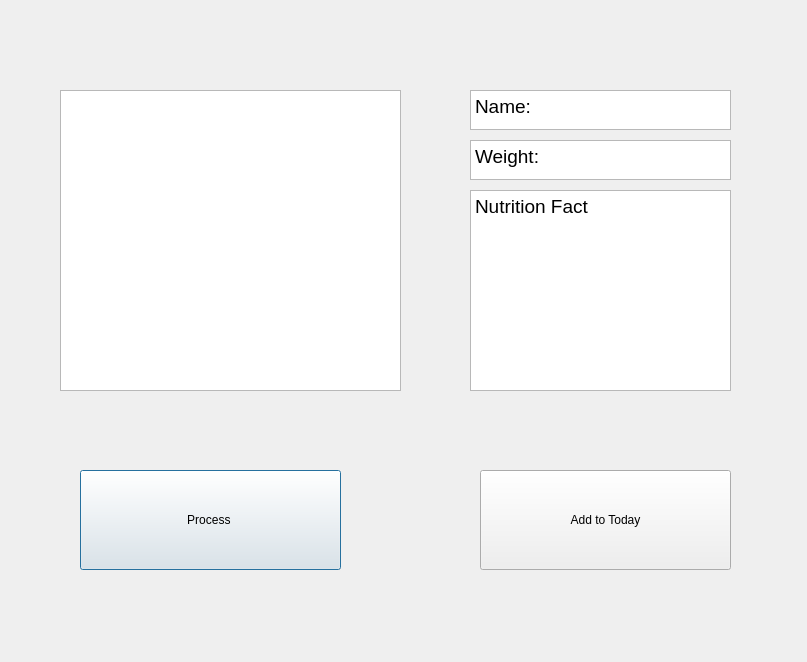
<?xml version="1.0" encoding="UTF-8"?>
<ui version="4.0">
 <class>Dialog</class>
 <widget class="QDialog" name="Dialog">
  <property name="geometry">
   <rect>
    <x>0</x>
    <y>0</y>
    <width>807</width>
    <height>662</height>
   </rect>
  </property>
  <property name="windowTitle">
   <string>Dialog</string>
  </property>
  <widget class="QGraphicsView" name="graphicsView">
   <property name="geometry">
    <rect>
     <x>60</x>
     <y>90</y>
     <width>341</width>
     <height>301</height>
    </rect>
   </property>
  </widget>
  <widget class="QPushButton" name="ProcessButton">
   <property name="geometry">
    <rect>
     <x>80</x>
     <y>470</y>
     <width>261</width>
     <height>100</height>
    </rect>
   </property>
   <property name="text">
    <string>Process </string>
   </property>
  </widget>
  <widget class="QPushButton" name="AddButton">
   <property name="geometry">
    <rect>
     <x>480</x>
     <y>470</y>
     <width>251</width>
     <height>100</height>
    </rect>
   </property>
   <property name="text">
    <string>Add to Today</string>
   </property>
  </widget>
  <widget class="QTextBrowser" name="textBrowser">
   <property name="geometry">
    <rect>
     <x>470</x>
     <y>90</y>
     <width>261</width>
     <height>40</height>
    </rect>
   </property>
   <property name="html">
    <string>&lt;!DOCTYPE HTML PUBLIC &quot;-//W3C//DTD HTML 4.0//EN&quot; &quot;http://www.w3.org/TR/REC-html40/strict.dtd&quot;&gt;
&lt;html&gt;&lt;head&gt;&lt;meta name=&quot;qrichtext&quot; content=&quot;1&quot; /&gt;&lt;style type=&quot;text/css&quot;&gt;
p, li { white-space: pre-wrap; }
&lt;/style&gt;&lt;/head&gt;&lt;body style=&quot; font-family:'MS Shell Dlg 2'; font-size:7.8pt; font-weight:400; font-style:normal;&quot;&gt;
&lt;p style=&quot; margin-top:0px; margin-bottom:0px; margin-left:0px; margin-right:0px; -qt-block-indent:0; text-indent:0px;&quot;&gt;&lt;span style=&quot; font-size:14pt;&quot;&gt;Name:&lt;/span&gt;&lt;/p&gt;&lt;/body&gt;&lt;/html&gt;</string>
   </property>
  </widget>
  <widget class="QTextBrowser" name="textBrowser_2">
   <property name="geometry">
    <rect>
     <x>470</x>
     <y>140</y>
     <width>261</width>
     <height>40</height>
    </rect>
   </property>
   <property name="html">
    <string>&lt;!DOCTYPE HTML PUBLIC &quot;-//W3C//DTD HTML 4.0//EN&quot; &quot;http://www.w3.org/TR/REC-html40/strict.dtd&quot;&gt;
&lt;html&gt;&lt;head&gt;&lt;meta name=&quot;qrichtext&quot; content=&quot;1&quot; /&gt;&lt;style type=&quot;text/css&quot;&gt;
p, li { white-space: pre-wrap; }
&lt;/style&gt;&lt;/head&gt;&lt;body style=&quot; font-family:'MS Shell Dlg 2'; font-size:7.8pt; font-weight:400; font-style:normal;&quot;&gt;
&lt;p style=&quot; margin-top:0px; margin-bottom:0px; margin-left:0px; margin-right:0px; -qt-block-indent:0; text-indent:0px;&quot;&gt;&lt;span style=&quot; font-size:14pt;&quot;&gt;Weight:&lt;/span&gt;&lt;/p&gt;&lt;/body&gt;&lt;/html&gt;</string>
   </property>
  </widget>
  <widget class="QTextBrowser" name="textBrowser_3">
   <property name="geometry">
    <rect>
     <x>470</x>
     <y>190</y>
     <width>261</width>
     <height>201</height>
    </rect>
   </property>
   <property name="html">
    <string>&lt;!DOCTYPE HTML PUBLIC &quot;-//W3C//DTD HTML 4.0//EN&quot; &quot;http://www.w3.org/TR/REC-html40/strict.dtd&quot;&gt;
&lt;html&gt;&lt;head&gt;&lt;meta name=&quot;qrichtext&quot; content=&quot;1&quot; /&gt;&lt;style type=&quot;text/css&quot;&gt;
p, li { white-space: pre-wrap; }
&lt;/style&gt;&lt;/head&gt;&lt;body style=&quot; font-family:'MS Shell Dlg 2'; font-size:7.8pt; font-weight:400; font-style:normal;&quot;&gt;
&lt;p style=&quot; margin-top:0px; margin-bottom:0px; margin-left:0px; margin-right:0px; -qt-block-indent:0; text-indent:0px;&quot;&gt;&lt;span style=&quot; font-size:14pt;&quot;&gt;Nutrition Fact&lt;/span&gt;&lt;/p&gt;&lt;/body&gt;&lt;/html&gt;</string>
   </property>
  </widget>
 </widget>
 <resources/>
 <connections/>
</ui>
